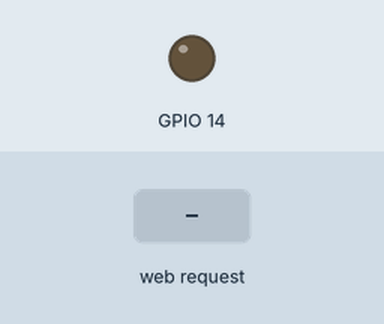
This sketch was run on a simulated ESP8266 (NodeMCU). Shown: output pins drawn as LEDs (lit = HIGH). The test bench sets the inputs (shaded band). WiFi joins after 1.5 s; servers stay silent unless stated; what the sketch prints to the serial monitor is not drawn.

Above: at 2.7 s.
2.8 s: HTTP request GET /ON received
At 3.6 s:
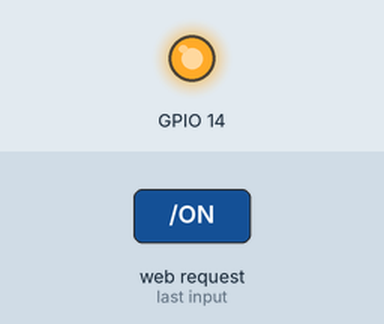
4.3 s: HTTP request GET /OFF received
At 4.7 s:
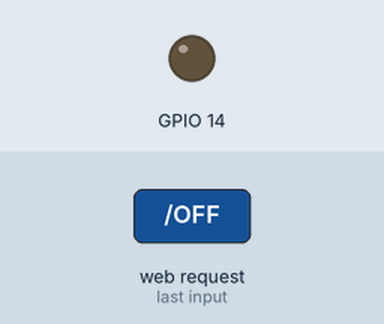
Timing chart, 0 to 7.3 s (numbered marks = the images above; inputs shaded):
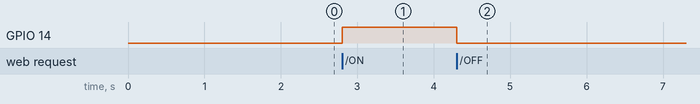

The sketch:

Node_LED_with_APP.ino
```cpp
#include <ESP8266WiFi.h>

String  i;
WiFiServer server(80);

void setup()
{
  i = "";

Serial.begin(9600);
pinMode(14, OUTPUT);
//  WiFi.disconnect();
//  delay(3000);
   WiFi.begin("PremaBai","pass@4321");
  Serial.println("Connecting to Wi-Fi");
  while ((!(WiFi.status() == WL_CONNECTED))){
    delay(300);
    Serial.print(".");

  }
  Serial.println("WiFi now connected");
  Serial.println((WiFi.localIP().toString()));
  server.begin();

}


void loop()
{

    WiFiClient client = server.available();
    if (!client) { return; }
    Serial.println("Some ones here");
    while(!client.available()){  delay(1); }
    i = (client.readStringUntil('\r'));
    i.remove(0, 5);
    i.remove(i.length()-9,9);
    Serial.println(i);
    if (i == "ON") {
      digitalWrite(14,HIGH);
      client.println("HTTP/1.1 200 OK");
      client.println("Content-Type: text/html");
      client.println("");
      client.println("<!DOCTYPE HTML>");
      client.println("<html>");
      client.println("LED is ON");
      client.println("</html>");
      client.stop();
      delay(1);

    }
    if (i == "OFF") {
      digitalWrite(14,LOW);
      client.println("HTTP/1.1 200 OK");
      client.println("Content-Type: text/html");
      client.println("");
      client.println("<!DOCTYPE HTML>");
      client.println("<html>");
      client.println("LED is OFF");
      client.println("</html>");
      client.stop();
      delay(1);

    }

}
```

Measured:
- after the input at 2.8 s, GPIO 14: LOW → HIGH at once
- after the input at 4.3 s, GPIO 14: HIGH → LOW at once
